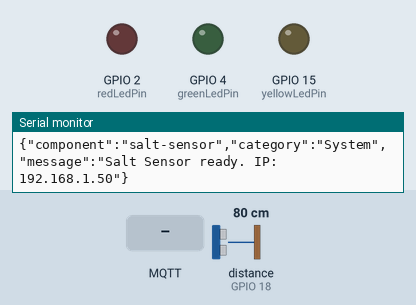
Recording of a sketch running on a simulated ESP32. On the bench: output pins drawn as LEDs (lit = HIGH), the last lines printed to the serial monitor. Wiring (inferred from the names in the program): ultrasonic range finder: trigger GPIO 5; echo GPIO 18. Dashed ring = blinking. The test bench sets the inputs (shaded band); at power-on: distance to the obstacle (sensor on GPIO 18) 80 cm. The echo pulse lasts 58.3 µs per cm; WiFi joins after 1.5 s; servers stay silent unless stated; no MQTT or app messages arrive unless stated; not simulated (calls return 0 or success): secrets.h; names the files do not define were given values by the test bench: MQTT_PORT = 1883; pins used as bus, display or sensor lines are not drawn.

Above: at 9.5 s.
9.6 s: MQTT message "warning" arrives on the first subscribed topic
At 10.2 s:
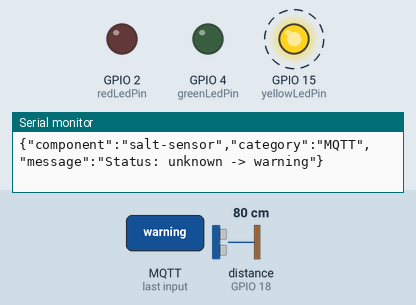
12.6 s: MQTT message "ok" arrives on the first subscribed topic
At 13.6 s:
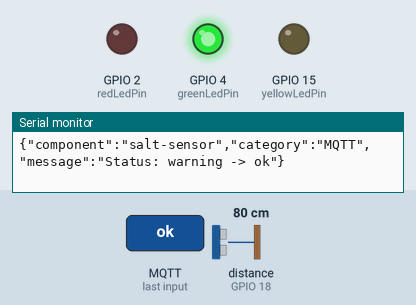
14.1 s: MQTT message "critical" arrives on the first subscribed topic
At 15.2 s:
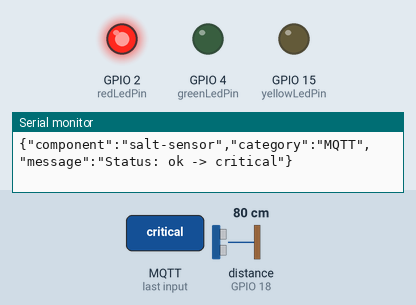
Timing chart, 0 to 23.1 s (numbered marks = the images above; inputs shaded):
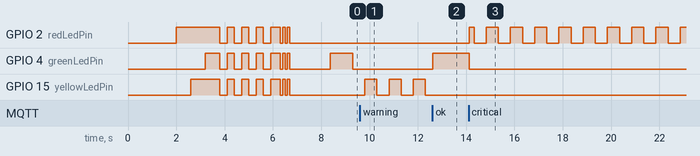

The sketch:

salt-sensor.ino
```cpp
/*
 * Water Softener Salt Level Sensor
 * Board:   ESP32 Dev Module
 * Sensor:  JSN-SR04T Waterproof Ultrasonic
 *
 * Wiring:
 *   JSN-SR04T Trig  → GPIO 5
 *   JSN-SR04T Echo  → 1kΩ → GPIO 18 → 2kΩ → GND
 *   Red LED    → GPIO 2  via 220Ω   (Critical)
 *   Yellow LED → GPIO 15 via 220Ω   (Warning)
 *   Green LED  → GPIO 4  via 220Ω   (Good)
 *
 * Architecture:
 *   ESP32 publishes sensor readings to MQTT every 12 hours.
 *   Node-RED applies threshold logic and controls SmartThings
 *   via Home Assistant. Node-RED publishes a status string back
 *   to the ESP32 which drives the LEDs.
 *
 * MQTT Topics:
 *   Publish:   jctsh/sensors/salt-sensor/data   {"distance_cm":25.3}
 *   Publish:   jctsh/sensors/salt-sensor/log    {"component":"salt-sensor","category":"...","message":"..."}
 *   Subscribe: jctsh/sensors/salt-sensor/status "ok" | "warning" | "critical" | "error"
 *
 * OTA:
 *   Host: salt-sensor   Password: see secrets.h
 *   Three rapid LED flashes confirm successful reboot.
 */

#include <WiFi.h>
#include <ArduinoOTA.h>
#include <PubSubClient.h>
#include "secrets.h"

// ================== PIN DEFINITIONS ==================
const int trigPin      = 5;
const int echoPin      = 18;
const int redLedPin    = 2;
const int yellowLedPin = 15;
const int greenLedPin  = 4;

// ================== TIMING ==================
const unsigned long READING_INTERVAL    = 43200000UL;  // 12 hours
const unsigned long MQTT_RETRY_INTERVAL = 30000UL;     // 30 s between reconnect attempts

// ================== MQTT TOPICS ==================
const char* TOPIC_DATA   = "jctsh/sensors/salt-sensor/data";
const char* TOPIC_STATUS = "jctsh/sensors/salt-sensor/status";
const char* TOPIC_LOG    = "jctsh/sensors/salt-sensor/log";

// ================== GLOBALS ==================
String currentStatus = "unknown";
float  lastDistance  = 0.0;

unsigned long lastReadingTime = 0;
unsigned long lastMqttAttempt = 0;

// ================== MQTT ==================
WiFiClient   wifiClient;
PubSubClient mqtt(wifiClient);

void publishLog(const char* category, const String& message) {
  String payload = "{\"component\":\"salt-sensor\",\"category\":\"";
  payload += category;
  payload += "\",\"message\":\"";
  payload += message;
  payload += "\"}";
  mqtt.publish(TOPIC_LOG, payload.c_str());
  Serial.println(payload);
}

void mqttCallback(char* topic, byte* payload, unsigned int length) {
  String msg = "";
  for (unsigned int i = 0; i < length; i++) msg += (char)payload[i];

  if (String(topic) == TOPIC_STATUS) {
    if (msg != currentStatus) {
      publishLog("MQTT", "Status: " + currentStatus + " -> " + msg);
    }
    currentStatus = msg;
  }
}

bool mqttConnect() {
  if (WiFi.status() != WL_CONNECTED) return false;
  publishLog("MQTT", "Connecting to " + String(MQTT_HOST) + "...");
  if (mqtt.connect("salt-sensor-esp32", MQTT_USER, MQTT_PASS)) {
    mqtt.subscribe(TOPIC_STATUS);
    publishLog("MQTT", "Connected. Subscribed to " + String(TOPIC_STATUS));
    return true;
  }
  publishLog("MQTT", "Failed, rc=" + String(mqtt.state()) + " - will retry in 30s");
  return false;
}

void publishReading(float distCm) {
  if (!mqtt.connected()) return;
  String payload = "{\"distance_cm\":" + String(distCm, 1) + "}";
  mqtt.publish(TOPIC_DATA, payload.c_str(), true);  // retained
}

// ================== SENSOR ==================
float getFilteredDistance() {
  float readings[15];
  int count = 0;
  for (int i = 0; i < 15; i++) {
    digitalWrite(trigPin, LOW);  delayMicroseconds(2);
    digitalWrite(trigPin, HIGH); delayMicroseconds(10);
    digitalWrite(trigPin, LOW);
    long duration = pulseIn(echoPin, HIGH, 40000);
    float d = duration * 0.0343 / 2.0;
    if (d > 2 && d < 200) readings[count++] = d;
    delay(50);
  }
  if (count == 0) return -1;
  for (int i = 1; i < count; i++) {
    float key = readings[i];
    int j = i - 1;
    while (j >= 0 && readings[j] > key) { readings[j+1] = readings[j]; j--; }
    readings[j+1] = key;
  }
  return readings[count / 2];
}

// ================== LEDs ==================
void updateLEDs(bool blinkState) {
  if (currentStatus == "ok") {
    digitalWrite(greenLedPin,  HIGH);
    digitalWrite(yellowLedPin, LOW);
    digitalWrite(redLedPin,    LOW);
  } else if (currentStatus == "warning") {
    digitalWrite(greenLedPin,  LOW);
    digitalWrite(yellowLedPin, blinkState ? HIGH : LOW);
    digitalWrite(redLedPin,    LOW);
  } else if (currentStatus == "critical") {
    digitalWrite(greenLedPin,  LOW);
    digitalWrite(yellowLedPin, LOW);
    digitalWrite(redLedPin,    blinkState ? HIGH : LOW);
  } else if (currentStatus == "error") {
    digitalWrite(greenLedPin,  blinkState ? HIGH : LOW);
    digitalWrite(yellowLedPin, blinkState ? HIGH : LOW);
    digitalWrite(redLedPin,    blinkState ? HIGH : LOW);
  } else {
    // unknown / no status yet — slow-blink green to show it's alive
    digitalWrite(greenLedPin,  blinkState ? HIGH : LOW);
    digitalWrite(yellowLedPin, LOW);
    digitalWrite(redLedPin,    LOW);
  }
}

// ================== WiFi ==================
void checkWiFi() {
  if (WiFi.status() != WL_CONNECTED) {
    publishLog("System", "WiFi connection lost - reconnecting...");
    WiFi.reconnect();
    unsigned long start = millis();
    while (WiFi.status() != WL_CONNECTED && millis() - start < 10000UL) {
      delay(500);
      Serial.print(".");
    }
    publishLog("System", WiFi.status() == WL_CONNECTED ? "WiFi reconnected." : "WiFi reconnect failed.");
  }
}

// ================== SETUP ==================
void setup() {
  Serial.begin(115200);
  delay(2000);
  Serial.println("\n\n=== Water Softener Salt Sensor ===");

  pinMode(trigPin,      OUTPUT);
  pinMode(echoPin,      INPUT);
  pinMode(redLedPin,    OUTPUT);
  pinMode(yellowLedPin, OUTPUT);
  pinMode(greenLedPin,  OUTPUT);

  // LED self-test
  Serial.println("[Boot] LED self-test...");
  digitalWrite(redLedPin, HIGH);    delay(600);
  digitalWrite(yellowLedPin, HIGH); delay(600);
  digitalWrite(greenLedPin, HIGH);  delay(600);
  for (int i = 0; i < 4; i++) {
    digitalWrite(redLedPin, LOW); digitalWrite(yellowLedPin, LOW); digitalWrite(greenLedPin, LOW);
    delay(300);
    digitalWrite(redLedPin, HIGH); digitalWrite(yellowLedPin, HIGH); digitalWrite(greenLedPin, HIGH);
    delay(300);
  }
  digitalWrite(redLedPin, LOW); digitalWrite(yellowLedPin, LOW); digitalWrite(greenLedPin, LOW);

  // OTA reboot confirmation: 3 rapid triple-flashes
  for (int i = 0; i < 3; i++) {
    digitalWrite(redLedPin, HIGH); digitalWrite(yellowLedPin, HIGH); digitalWrite(greenLedPin, HIGH);
    delay(100);
    digitalWrite(redLedPin, LOW);  digitalWrite(yellowLedPin, LOW);  digitalWrite(greenLedPin, LOW);
    delay(100);
  }

  // WiFi
  Serial.printf("[WiFi] Connecting to %s...\n", WIFI_SSID);
  WiFi.setHostname("salt-sensor");
  WiFi.begin(WIFI_SSID, WIFI_PASSWORD);
  while (WiFi.status() != WL_CONNECTED) { delay(500); Serial.print("."); }
  Serial.println("\n[WiFi] Connected.  IP: " + WiFi.localIP().toString());

  // OTA
  ArduinoOTA.setHostname("salt-sensor");
  ArduinoOTA.setPassword(OTA_PASSWORD);
  ArduinoOTA.begin();
  Serial.println("[OTA]  Ready.");

  // MQTT
  mqtt.setServer(MQTT_HOST, MQTT_PORT);
  mqtt.setCallback(mqttCallback);
  mqttConnect();

  publishLog("System", "Salt Sensor ready. IP: " + WiFi.localIP().toString());
}

// ================== LOOP ==================
void loop() {
  ArduinoOTA.handle();
  checkWiFi();

  // MQTT keep-alive and reconnect
  if (mqtt.connected()) {
    mqtt.loop();
  } else if (millis() - lastMqttAttempt >= MQTT_RETRY_INTERVAL) {
    lastMqttAttempt = millis();
    mqttConnect();
  }

  // Blink state (500 ms toggle)
  static bool blinkState = false;
  static unsigned long lastBlink = 0;
  if (millis() - lastBlink >= 500) {
    blinkState = !blinkState;
    lastBlink  = millis();
  }
  updateLEDs(blinkState);

  // Sensor reading every 12 hours
  if (lastReadingTime == 0 || millis() - lastReadingTime >= READING_INTERVAL) {
    lastReadingTime = millis();
    float dist = getFilteredDistance();
    if (dist < 0) {
      publishLog("Alert", "No valid sensor reading - check wiring.");
      currentStatus = "error";
    } else {
      lastDistance = dist;
      publishReading(dist);
    }
  }

  delay(100);
}
```

Measured:
- after the input at 9.6 s, GPIO 4 (greenLedPin): stops changing and stays LOW; GPIO 15 (yellowLedPin): alternates HIGH for 0.50 s and LOW for 0.50 s, starting after 0.21 s
- after the input at 12.6 s, GPIO 4 (greenLedPin): LOW → HIGH at once; GPIO 15 (yellowLedPin): stays LOW (without the input it goes to HIGH after 0.22 s)
- after the input at 14.1 s, GPIO 2 (redLedPin): LOW → HIGH at once, then repeats every 1.0 s: LOW 0.50 s, HIGH 0.50 s; GPIO 4 (greenLedPin): HIGH → LOW at once
